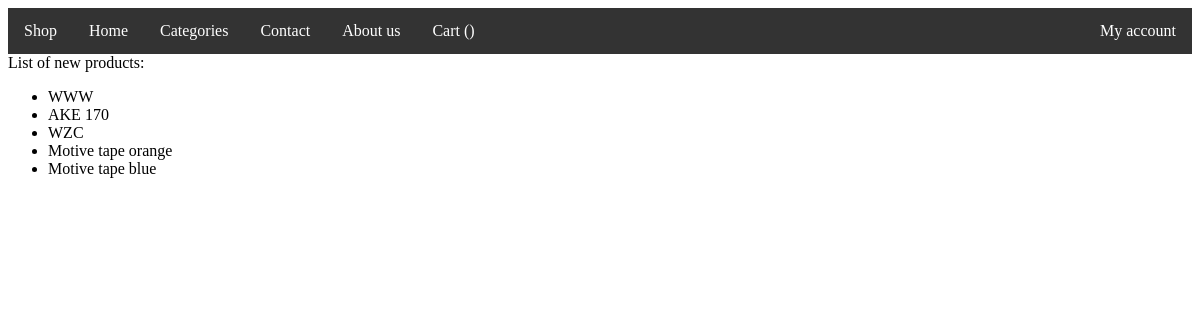
The page / on the database its author committed.
### shop/models.py (models this page shows, shortened)
class Product(models.Model):
    category_choices = (
        (0, 'Tapes'),
        (1, 'Glues'),
        (2, 'Grids'),
        (3, 'Gloves'),
    )
    category = models.IntegerField(default=0, choices=category_choices)
    name = models.CharField(max_length=200)
    price = models.IntegerField(default=0)
    product_id = models.IntegerField(default=0)
    number = models.IntegerField(default=0)

### shop/views.py (the view)
# urls.py: path("", views.index, name="index"),
def index(response):
    products = Product.objects.all()
    latest_products = Product.objects.order_by('-id')[:5]
    return render(response, "main/home.html", {"products": products, 'latest_products': latest_products})

### shop/templates/main/home.html
{% extends "main/base.html" %}
{% block title %}
List of new products:
{% endblock %}
{% block content %}
    <ul>
     {% for product in latest_products %}
            <li>{{ product.name }}</li>
        {% endfor %}
    </ul>
{% endblock %}

### rows shown on the page
Product: name "WWW"
Product: name "AKE 170"
Product: name "WZC"
Product: name "Motive tape orange"
Product: name "Motive tape blue"
